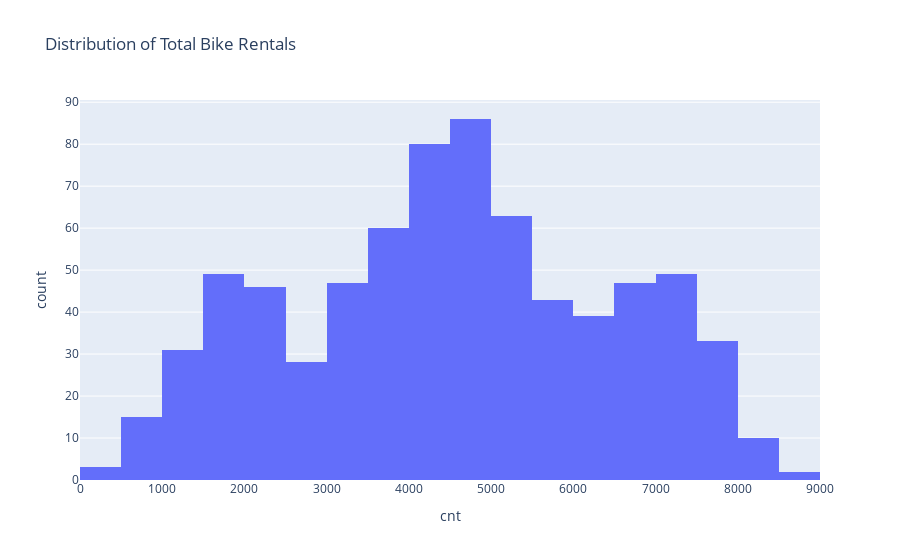

The notebook cell saved with this chart:
### Markdown cell above
### 1. Histogram - cnt

### Code cell
fig = px.histogram(data, 
                   x='cnt', 
                   nbins=30, 
                   title="Distribution of Total Bike Rentals")
fig.show()

### Figure 1 — Plotly figure (JSON) as saved in the notebook; plotly's stock layout.template omitted (floating-point values rounded to 4 significant figures; data arrays with more than 128 entries replaced by an {"elided": "..."} marker saying what was removed)
{"data": [{"bingroup": "x", "hovertemplate": "cnt=%{x}<br>count=%{y}<extra></extra>", "legendgroup": "", "marker": {"color": "#636efa", "pattern": {"shape": ""}}, "name": "", "nbinsx": 30, "orientation": "v", "showlegend": false, "type": "histogram", "x": {"elided": "731 int values"}, "xaxis": "x", "yaxis": "y"}], "layout": {"barmode": "relative", "legend": {"tracegroupgap": 0}, "title": {"text": "Distribution of Total Bike Rentals"}, "xaxis": {"anchor": "y", "domain": [0, 1], "title": {"text": "cnt"}}, "yaxis": {"anchor": "x", "domain": [0, 1], "title": {"text": "count"}}}}
